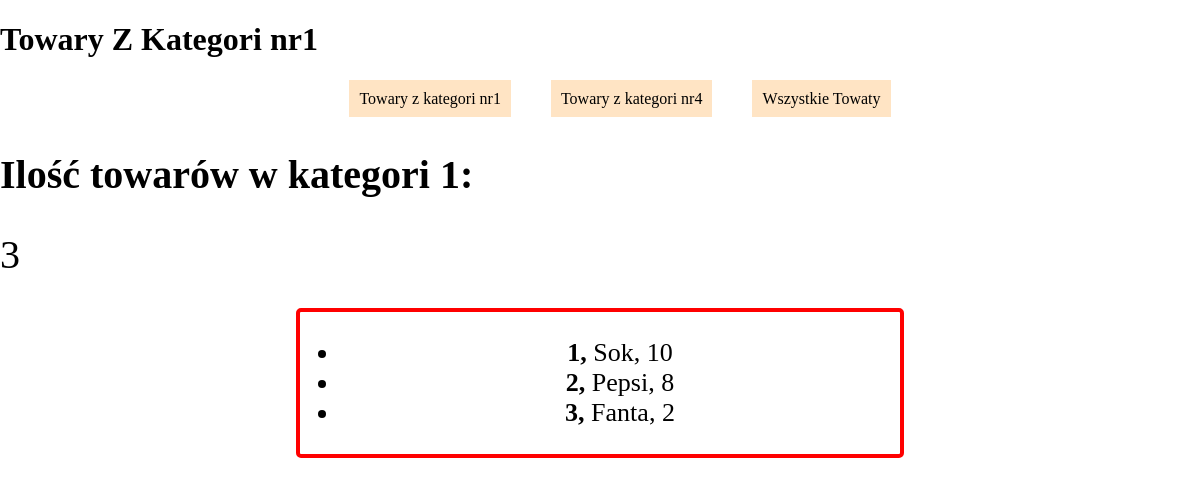
/kategorianr1.php, run on the app's committed database.
### tables this page shows
CREATE TABLE `towary` (
  `ID` int(2) DEFAULT NULL,
  `cena` int(3) DEFAULT NULL,
  `NAZWA` varchar(22) DEFAULT NULL,
  `KATEGORIA` int(1) DEFAULT NULL
);

### kategorianr1.php (the view, shortened to what this page needs)
<?php
include_once("polaczenie.php");
?>
<!DOCTYPE html>
<html lang="en">
<head>
    <link rel="stylesheet" href="style.css">
</head>
<body>
    <h1>Towary Z Kategori nr1</h1>
    <nav>
    <ul>
        <li>
            <a href="kategorianr1.php">Towary z kategori nr1</a>
        </li>
        <li>
            <a href="kategorianr4.php">Towary z kategori nr4</a>
        </li>
        <li>
            <a href="Wszystkie.php">Wszystkie Towaty</a>
        </li>
    </ul>
    </nav>
    <section>
        <div class="iletowarow">
            <h1>Ilość towarów w kategori 1:</h1>
            <?php
            $ile = $polaczenie->query("Select count(towary.ID) from towary where KATEGORIA = 1;");
            list($iletowarow)=mysqli_fetch_row($ile);
            echo("$iletowarow");
            ?>
        </div>
        <div class="towarykatnr1">
            <?php
            $zapytanie = $polaczenie->query("Select towary.ID, towary.NAZWA, towary.CENA from towary where KATEGORIA = 1;");
            echo("<ul>");
            while(list($id, $nazwa, $cena)=mysqli_fetch_row($zapytanie)){
                echo("<li><b>$id,</b> $nazwa, $cena</li>");
            }
            echo("</ul>");
            ?>
        </div>
    </section>
</body>
</html>

### style.css (style rules this page uses)
body, html { padding:0; margin:0; }
nav { width: 100%; }
nav ul { justify-content: center; display: flex; }
nav ul li { list-style: none; margin: 10px 20px 10px 20px; }
nav ul li a { color: black; text-decoration: none; padding: 10px; background-color: bisque; transition: 0.7s; }
section { width: 100%; display: block; }
.iletowarow { width: 100%; font-size: 40px; margin-bottom: 30px; }
.iletowarow h1 { font-size: 40px; }
.towarykatnr1 { font-size: 26px; margin: 0 auto 0 auto; text-align: center; width: 50%; border-radius: 5px; border: 4px solid red; }

### data on the page
towary: ID "1", NAZWA "Sok", cena "10"
towary: ID "2", NAZWA "Pepsi", cena "8"
towary: ID "3", NAZWA "Fanta", cena "2"

### other printed values
$iletowarow "3"
